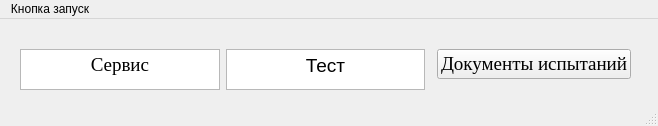
<?xml version="1.0" encoding="UTF-8"?>
<ui version="4.0">
 <class>MainWindow</class>
 <widget class="QMainWindow" name="MainWindow">
  <property name="geometry">
   <rect>
    <x>0</x>
    <y>0</y>
    <width>658</width>
    <height>126</height>
   </rect>
  </property>
  <property name="sizePolicy">
   <sizepolicy hsizetype="Minimum" vsizetype="Minimum">
    <horstretch>0</horstretch>
    <verstretch>0</verstretch>
   </sizepolicy>
  </property>
  <property name="minimumSize">
   <size>
    <width>300</width>
    <height>50</height>
   </size>
  </property>
  <property name="windowTitle">
   <string>MainWindow</string>
  </property>
  <widget class="QWidget" name="centralwidget">
   <property name="minimumSize">
    <size>
     <width>1345</width>
     <height>0</height>
    </size>
   </property>
   <widget class="QWidget" name="gridLayoutWidget">
    <property name="geometry">
     <rect>
      <x>20</x>
      <y>30</y>
      <width>611</width>
      <height>41</height>
     </rect>
    </property>
    <layout class="QGridLayout" name="gridLayout">
     <item row="0" column="1">
      <layout class="QFormLayout" name="formLayout">
       <item row="0" column="1">
        <widget class="QPushButton" name="pushButton">
         <property name="sizePolicy">
          <sizepolicy hsizetype="Fixed" vsizetype="Minimum">
           <horstretch>0</horstretch>
           <verstretch>0</verstretch>
          </sizepolicy>
         </property>
         <property name="font">
          <font>
           <family>Times New Roman</family>
           <pointsize>14</pointsize>
          </font>
         </property>
         <property name="text">
          <string>Документы испытаний</string>
         </property>
        </widget>
       </item>
      </layout>
     </item>
     <item row="0" column="0">
      <layout class="QHBoxLayout" name="horizontalLayout">
       <property name="sizeConstraint">
        <enum>QLayout::SetNoConstraint</enum>
       </property>
       <item>
        <widget class="QTextEdit" name="textEdit">
         <property name="enabled">
          <bool>true</bool>
         </property>
         <property name="sizePolicy">
          <sizepolicy hsizetype="Minimum" vsizetype="Expanding">
           <horstretch>0</horstretch>
           <verstretch>0</verstretch>
          </sizepolicy>
         </property>
         <property name="font">
          <font>
           <family>Times New Roman</family>
           <pointsize>14</pointsize>
           <kerning>false</kerning>
          </font>
         </property>
         <property name="html">
          <string>&lt;!DOCTYPE HTML PUBLIC &quot;-//W3C//DTD HTML 4.0//EN&quot; &quot;http://www.w3.org/TR/REC-html40/strict.dtd&quot;&gt;
&lt;html&gt;&lt;head&gt;&lt;meta name=&quot;qrichtext&quot; content=&quot;1&quot; /&gt;&lt;style type=&quot;text/css&quot;&gt;
p, li { white-space: pre-wrap; }
&lt;/style&gt;&lt;/head&gt;&lt;body style=&quot; font-family:'Times New Roman'; font-size:14pt; font-weight:400; font-style:normal;&quot;&gt;
&lt;p align=&quot;center&quot; style=&quot; margin-top:0px; margin-bottom:0px; margin-left:0px; margin-right:0px; -qt-block-indent:0; text-indent:0px;&quot;&gt;&lt;span style=&quot; font-family:'MS Shell Dlg 2';&quot;&gt;Сервис&lt;/span&gt;&lt;/p&gt;&lt;/body&gt;&lt;/html&gt;</string>
         </property>
        </widget>
       </item>
       <item>
        <widget class="QTextEdit" name="textEdit_2">
         <property name="enabled">
          <bool>true</bool>
         </property>
         <property name="sizePolicy">
          <sizepolicy hsizetype="Minimum" vsizetype="Expanding">
           <horstretch>0</horstretch>
           <verstretch>0</verstretch>
          </sizepolicy>
         </property>
         <property name="html">
          <string>&lt;!DOCTYPE HTML PUBLIC &quot;-//W3C//DTD HTML 4.0//EN&quot; &quot;http://www.w3.org/TR/REC-html40/strict.dtd&quot;&gt;
&lt;html&gt;&lt;head&gt;&lt;meta name=&quot;qrichtext&quot; content=&quot;1&quot; /&gt;&lt;style type=&quot;text/css&quot;&gt;
p, li { white-space: pre-wrap; }
&lt;/style&gt;&lt;/head&gt;&lt;body style=&quot; font-family:'MS Shell Dlg 2'; font-size:8.25pt; font-weight:400; font-style:normal;&quot;&gt;
&lt;p align=&quot;center&quot; style=&quot; margin-top:0px; margin-bottom:0px; margin-left:0px; margin-right:0px; -qt-block-indent:0; text-indent:0px;&quot;&gt;&lt;span style=&quot; font-size:14pt;&quot;&gt;Тест&lt;/span&gt;&lt;/p&gt;&lt;/body&gt;&lt;/html&gt;</string>
         </property>
        </widget>
       </item>
      </layout>
     </item>
    </layout>
   </widget>
  </widget>
  <widget class="QStatusBar" name="statusbar"/>
  <widget class="QMenuBar" name="menuBar">
   <property name="geometry">
    <rect>
     <x>0</x>
     <y>0</y>
     <width>658</width>
     <height>21</height>
    </rect>
   </property>
   <widget class="QMenu" name="menu">
    <property name="title">
     <string>Кнопка запуск</string>
    </property>
   </widget>
   <addaction name="menu"/>
  </widget>
 </widget>
 <resources/>
 <connections/>
</ui>
